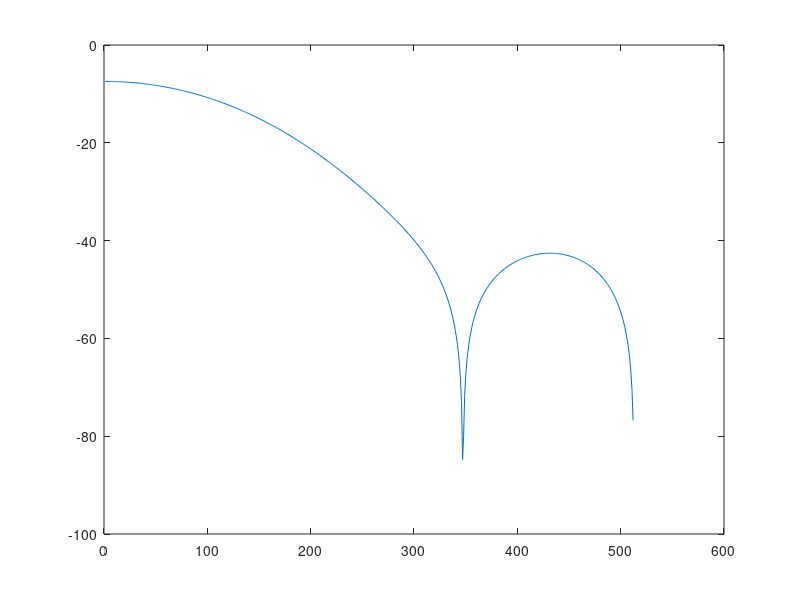
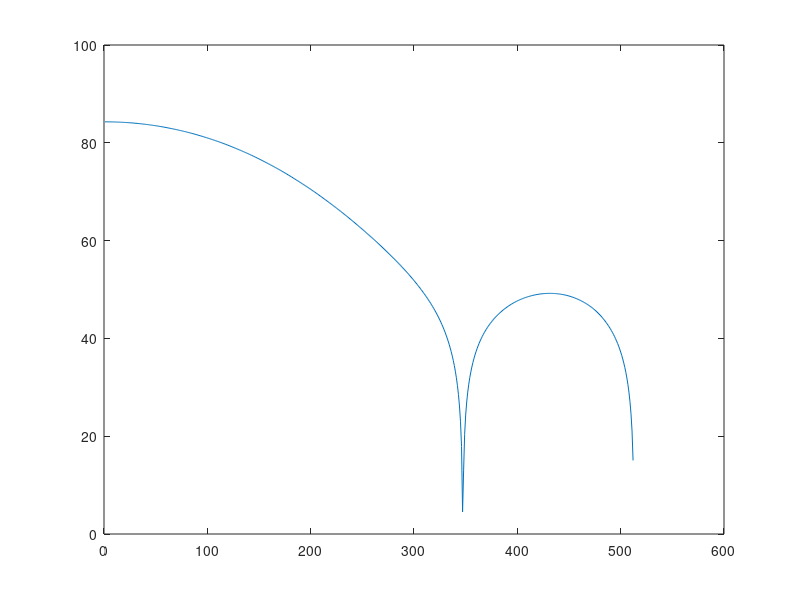

Source code (MATLAB) for these figures, in order:
clear all;
close all;
clc;

%Parameters
nb_taps=7;
nb_quant=2^14;
cut_off=0.125;

%VHDL parameters
filename='fir_with_tree.vhd';
data_in_bus_size=12;
data_out_bus_size=12;
taps_size=log2(nb_quant);

%calculate Filter
f = [0 cut_off cut_off 1];
mhi = [1 1 0 0];
taps_ideal = fir2(nb_taps,f,mhi);

%ideal
h_ideal=freqz(taps_ideal,1,512);
h_ideal_dB=20*log10(abs(h_ideal));

%Quantified
compensate=31760.000000 / 16384.000000 ; %Here apply value from quant_taps_correct when compensate at 1
taps_quant= round( [ (nb_quant/2-1) / max(taps_ideal) * taps_ideal/compensate] );
h_quant=freqz(taps_quant,1,512);
h_quant_dB=20*log10(abs(h_quant));

%Identify the gain
quant_gain_lin=10^(max(h_quant_dB)/20);
quant_gain_log2=log2(quant_gain_lin);
quant_gain_lin_floor=2^floor(quant_gain_log2);
quant_taps_correct=quant_gain_lin/quant_gain_lin_floor;

%Display
figure(1);
plot(h_ideal_dB);
figure(2);
plot(h_quant_dB);

%Generate taps
##fid = fopen('taps.txt','w');
##for k=1:length(taps_quant)
##  fprintf(fid,'taps(%d) <= to_signed(%d,%d);\n',k-1,taps_quant(k),log2(nb_quant));
##end
##
##fclose(fid);

%----------------------------------------------------------
% Generate VHDL
%----------------------------------------------------------
fid=fopen(filename,'w');

fprintf(fid,'library IEEE;                                                                                            \n');
fprintf(fid,'use IEEE.std_logic_1164.all;                                                                             \n');
fprintf(fid,'use IEEE.numeric_std.all;                                                                                \n');
fprintf(fid,'use     ieee.math_real.all;                                                                              \n');
fprintf(fid,'                                                                                                         \n');
fprintf(fid,'entity fir_with_tree is                                                                                            \n');
fprintf(fid,' port (                                                                                                  \n');
fprintf(fid,'            clk             : in std_logic;                                                              \n');
fprintf(fid,'                                                                                                         \n');
fprintf(fid,'            data_in         : in std_logic_vector(%d downto 0);                                          \n',data_in_bus_size-1);
fprintf(fid,'            data_in_en      : in std_logic;                                                              \n');
fprintf(fid,'                                                                                                         \n');
fprintf(fid,'			data_out		: out std_logic_vector(%d downto 0);                                          \n',data_out_bus_size-1);
fprintf(fid,'			data_out_en		: out std_logic                                                               \n');
fprintf(fid,'                                                                                                         \n');
fprintf(fid,' );                                                                                                      \n');
fprintf(fid,'end entity fir_with_tree;                                                                                          \n');
fprintf(fid,'                                                                                                         \n');
fprintf(fid,'architecture rtl of fir_with_tree is                                                                               \n');
fprintf(fid,'                                                                                                         \n');
fprintf(fid,'                                                                                                         \n');
fprintf(fid,'                                                                                                         \n');
fprintf(fid,'constant nb_taps                        : integer:=%d;                                                   \n',length(taps_quant));
fprintf(fid,'type taps_type                          is array (0 to nb_taps-1) of signed(%d downto 0);                \n',taps_size-1);
fprintf(fid,'signal taps                             : taps_type;                                                     \n');
fprintf(fid,'type fir_reg_type                       is array (0 to nb_taps-1) of signed(%d downto 0);                \n',data_in_bus_size-1);
fprintf(fid,'signal fir_reg                          : fir_reg_type:=(others=>(others=>''0''));                        \n');
fprintf(fid,'type taps_x_fir_reg_type                is array (0 to nb_taps-1) of signed(%d downto 0);                \n',data_in_bus_size+taps_size-1);
fprintf(fid,'signal taps_x_fir_reg                   : taps_x_fir_reg_type;                                           \n');
fprintf(fid,'                                                                                                         \n');
fprintf(fid,'type adder_tree_subtype                 is array (0 to nb_taps) of signed(63 downto 0);                  \n');
fprintf(fid,'type adder_tree_type                    is array (0 to nb_taps-1) of adder_tree_subtype;                 \n');
fprintf(fid,'signal adder_tree                       : adder_tree_type:=(others=>(others=>(others=>''0'')));          \n');
fprintf(fid,'signal adder_tree_en                    : std_logic_vector(nb_taps-1 downto 0);                          \n');  
fprintf(fid,'                                                                                                         \n');
fprintf(fid,'                                                                                                         \n');
fprintf(fid,'signal data_in_en_r1               : std_logic;                                                          \n');
fprintf(fid,'signal data_in_en_r2               : std_logic;                                                          \n');
fprintf(fid,'signal data_in_en_r3               : std_logic;                                                          \n');
fprintf(fid,'signal data_out_prepare            : std_logic_vector(%d downto 0);                                      \n',data_out_bus_size-1);
fprintf(fid,'signal data_out_prepare_en         : std_logic;                                                          \n');
fprintf(fid,'                                                                                                         \n');
fprintf(fid,'begin                                                                                                    \n');
fprintf(fid,'                                                                                                         \n');
fprintf(fid,'                                                                                                         \n');
fprintf(fid,'                                                                                                         \n');
fprintf(fid,'    ------------------------------------------                                                           \n');
fprintf(fid,'    -- Fir implementation                                                                                \n');
fprintf(fid,'    ------------------------------------------                                                           \n');
fprintf(fid,'    process(clk)                                                                                         \n');
fprintf(fid,'    variable v_round : signed(1 downto 0);                                                               \n');
fprintf(fid,'    begin                                                                                                \n');
fprintf(fid,'                                                                                                         \n');
fprintf(fid,'        if rising_edge(clk) then                                                                         \n');
fprintf(fid,'                                                                                                         \n');
fprintf(fid,'            --shift registers                                                                            \n');
fprintf(fid,'            if data_in_en=''1'' then                                                                     \n');
fprintf(fid,'                fir_reg(0) <= signed(data_in);                                                           \n');
fprintf(fid,'                for I in 1 to nb_taps-1 loop                                                             \n');
fprintf(fid,'                       fir_reg(I) <= fir_reg(I-1);                                                       \n');
fprintf(fid,'                    end loop;                                                                            \n');
fprintf(fid,'            end if;                                                                                      \n');
fprintf(fid,'            data_in_en_r1 <= data_in_en;                                                                 \n');
fprintf(fid,'                                                                                                         \n');
fprintf(fid,'            --multiply                                                                                   \n');
fprintf(fid,'            for I in 0 to nb_taps-1 loop                                                                 \n');
fprintf(fid,'                taps_x_fir_reg(I) <= fir_reg(I) * taps(I); -- %d + %d = %d bits                          \n',data_in_bus_size,taps_size,data_in_bus_size+taps_size);
fprintf(fid,'            end loop;                                                                                    \n');
fprintf(fid,'            data_in_en_r2 <= data_in_en_r1;                                                              \n');
fprintf(fid,'                                                                                                         \n');
fprintf(fid,'            --Pipe                                                                                       \n');
fprintf(fid,'            for I in 0 to nb_taps-1 loop                                                                 \n');
fprintf(fid,'                adder_tree(0)(I)         <= resize(taps_x_fir_reg(I),64);                                \n');
fprintf(fid,'            end loop;                                                                                    \n');
fprintf(fid,'            data_in_en_r3 <= data_in_en_r2;                                                              \n');
fprintf(fid,'                                                                                                         \n');

%Generation of the adder tree
K = nb_taps;
s = 0;
while(K > 2)

  for I=0:(K/2)
    %fprintf('s=%d I=%d I=%d\n',s,I*2,(I*2)+1);
    fprintf(fid,'            adder_tree(%d)(%d) <= adder_tree(%d)(%d) + adder_tree(%d)(%d); --%d bits \n',s+1,I,s,I*2,s,(I*2)+1,data_in_bus_size+taps_size+s+1);
  end;
  s=s+1;
  K=ceil(K/2);
end
fprintf(fid,'            adder_tree(%d)(%d) <= adder_tree(%d)(%d) + adder_tree(%d)(%d);\n',s+1,0,s,0,s,1);

%Connect the adder to the output
fprintf(fid,'                                                                                                         \n');
%fprintf(fid,' data_out <= std_logic_vector(adder_tree(%d)(%d));                                                                         \n',s+1,0);
fprintf(fid,'            v_round := ''0'' & adder_tree(%d)(0)(%d);                                                     \n',s+1,quant_gain_log2-1);
fprintf(fid,'            data_out_prepare <= std_logic_vector(adder_tree(%d)(%d)(%d downto %d) + v_round);                                                                         \n',s+1,0,quant_gain_log2+data_out_bus_size-1,quant_gain_log2);
fprintf(fid,'            data_out_prepare_en <= adder_tree_en(%d);                                                    \n',s+1);
fprintf(fid,'                                                                                                         \n');
fprintf(fid,'                                                                                                         \n');
fprintf(fid,'                                                                                                         \n');
fprintf(fid,'            adder_tree_en(0) <= data_in_en_r2;                                                           \n');
fprintf(fid,'            adder_tree_en(nb_taps-1 downto 1) <= adder_tree_en(nb_taps-2 downto 0);                      \n');
fprintf(fid,'                                                                                                         \n');
%End the process
fprintf(fid,'       end if;                                                                                           \n');
fprintf(fid,'    end process;                                                                                         \n');

fprintf(fid,'                                                                                                         \n');
fprintf(fid,'                                                                                                         \n');
fprintf(fid,'                                                                                                         \n');
fprintf(fid,' data_out     <= data_out_prepare;                                                                       \n');
fprintf(fid,' data_out_en  <= data_out_prepare_en;                                                                    \n');
fprintf(fid,'                                                                                                         \n');
fprintf(fid,'                                                                                                         \n');
fprintf(fid,'                                                                                                         \n');

%Prints taps to the file
for k=1:length(taps_quant)
  fprintf(fid,' taps(%d) <= to_signed(%d,%d);\n',k-1,taps_quant(k),log2(nb_quant));
end;

%End RTL
fprintf(fid,'                                                                                                         \n');
fprintf(fid,'                                                                                                         \n');
fprintf(fid,'                                                                                                         \n');
fprintf(fid,' end rtl;                                                                                                \n');

fclose(fid);

fprintf('!!!!!!! Check that everything is ok with gain !!!!!!!!!!!!!\n');
fprintf('%f / %f\n', quant_gain_lin,quant_gain_lin_floor);
fprintf('\n');

if mod(length(taps_ideal),2)==1
  fprintf('!!!!!!! Error, the number of taps is odd !!!!!!!!!!!!!\n');
end